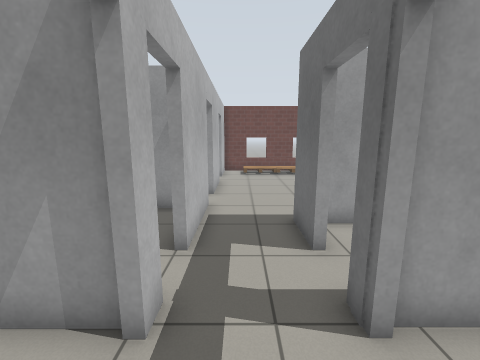
[1] (above)

24 first-person views from a walk through a Gazebo world. The camera is 1.3 m above the floor, tilts 10° down and sees 90° across. The floor is counted in squares, 0.5 m on a side. Each view is taken from the middle of a square. On the plan, view 1 faces up. The plan holds only what a view shows up to about 17 squares ahead; the rest is blank. Robots are left out. Gazebo's built-in surfaces are drawn with simple patterns. Simple shapes stand in for some stock models.

[2]
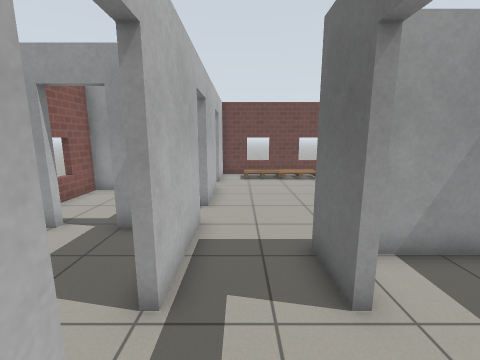

[3]
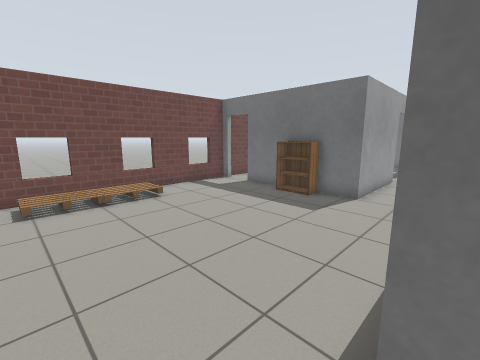

[4]
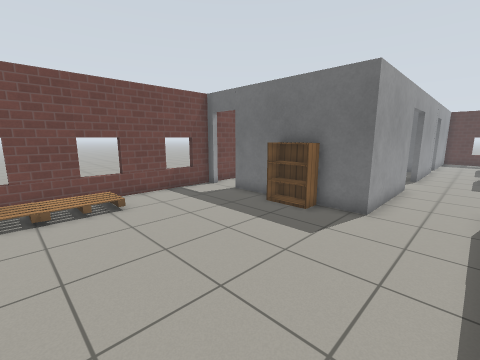

[5]
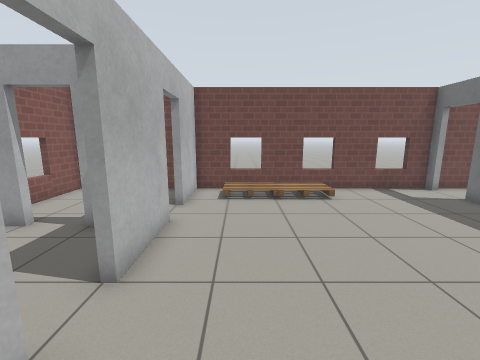

[6]
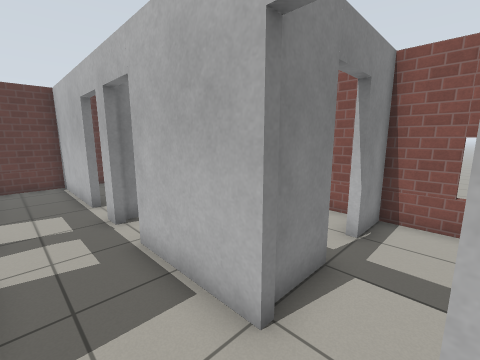

[7]
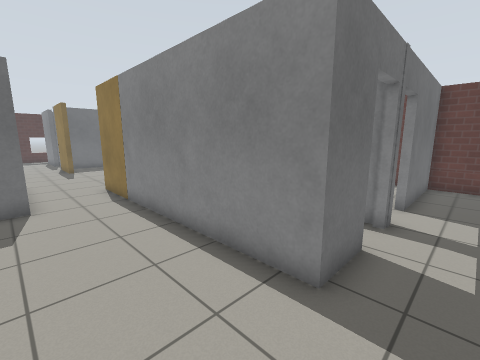

[8]
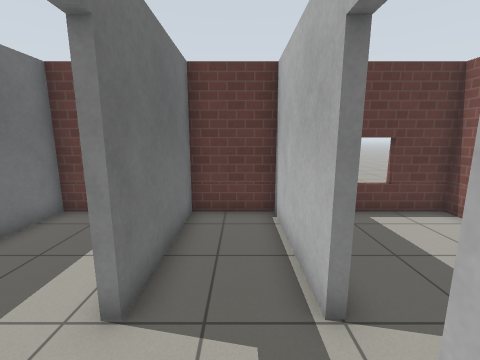

[9]
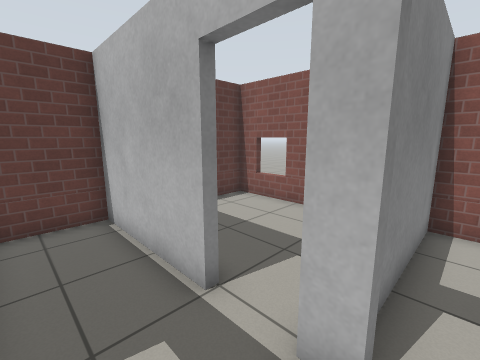

[10]
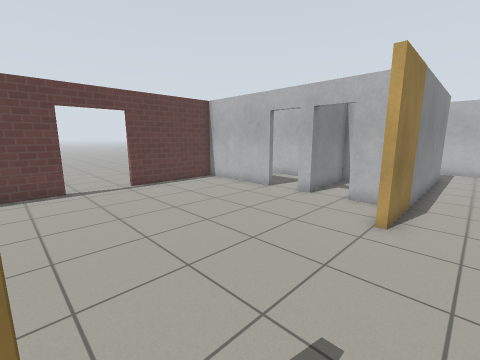

[11]
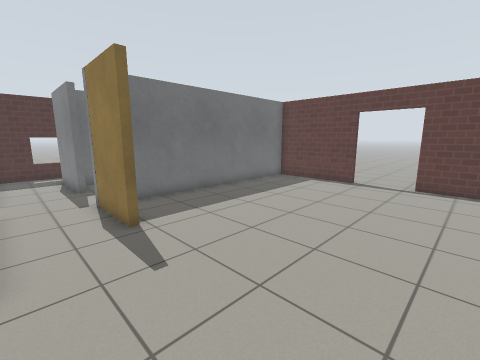

[12]
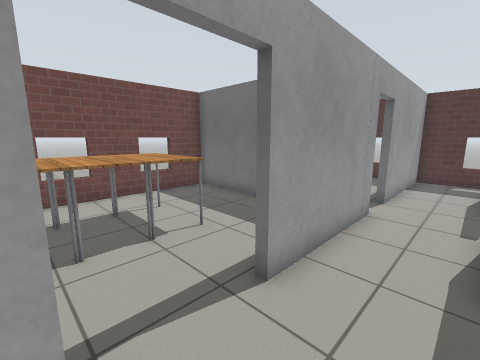

[13]
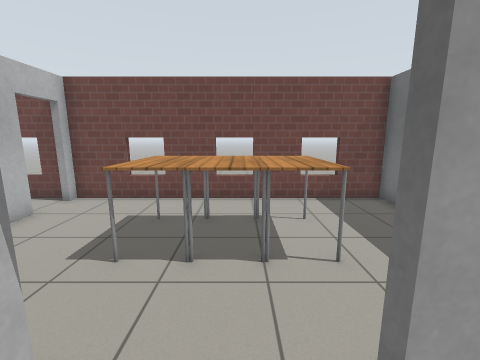

[14]
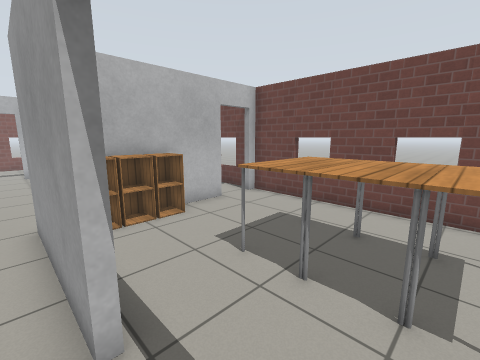

[15]
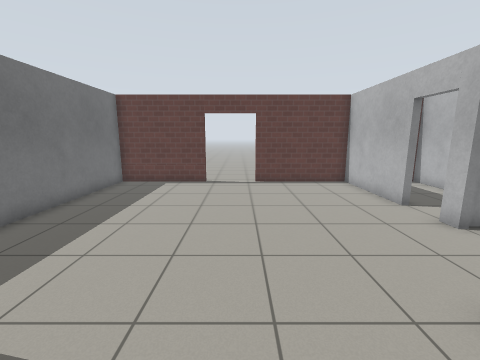

[16]
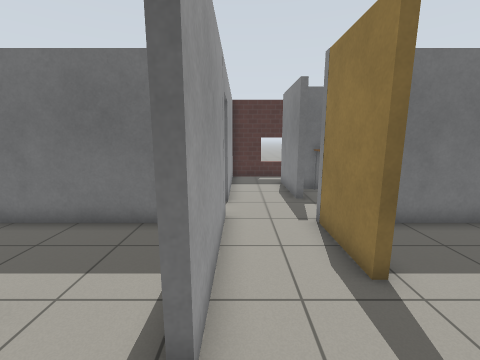

[17]
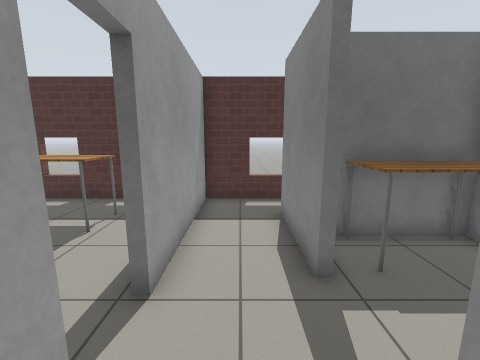

[18]
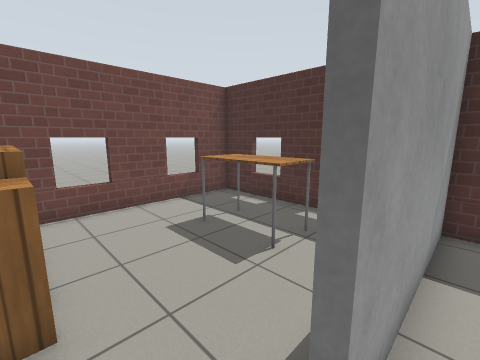

[19]
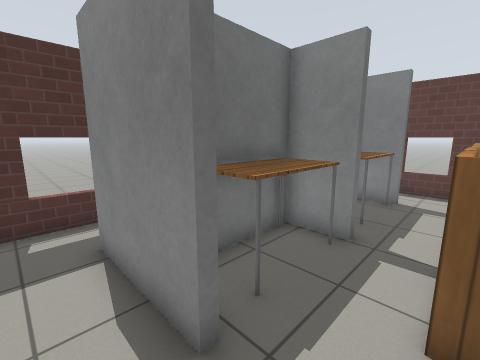

[20]
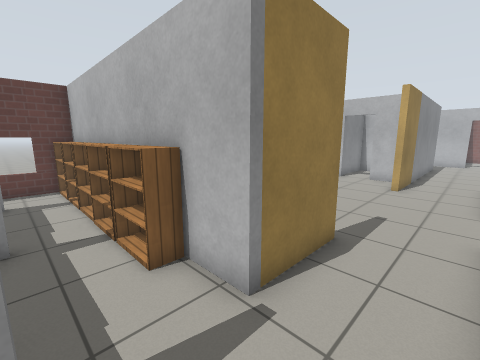

[21]
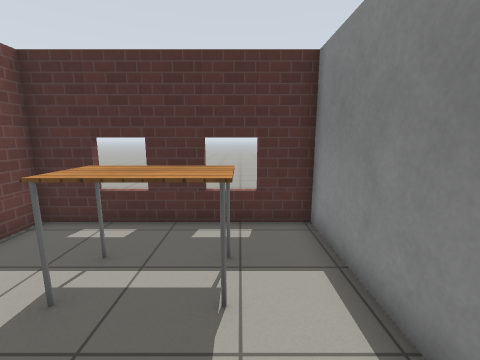

[22]
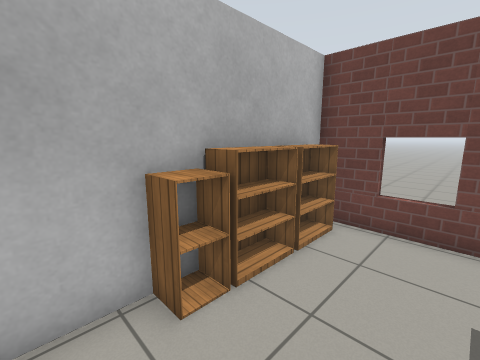

[23]
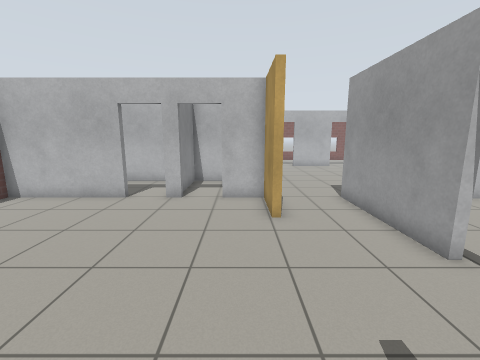

[24]
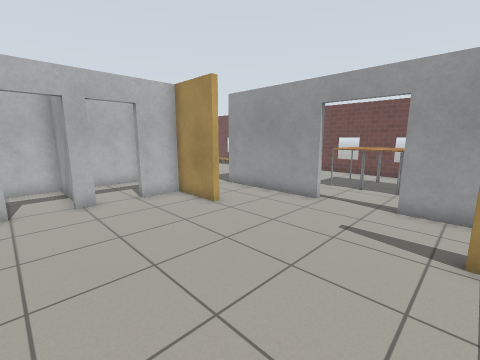

### Floor plan
Points are (right, up) in squares from view 1. A wall is a line through its corners. A room is listed if a view was taken in it or the views show most of it. See-through windows are left out.
Room 1 (views 1, 2, 3, 4, 5, 6, 7, 8, 9, 11)
walls: (-1.2, 9.2) (-1.2, 5.3); (10.6, 14.4) (10.6, 17); (1.7, 5.3) (1.7, 7.3) (13.5, 7.3); (-1.2, 14.4) (-1.2, 11); (1.7, 2.7) (1.7, 3.5); (14.5, 10.5) (10.6, 10.5) (10.6, 11.5); (-1.2, 3.4) (-1.2, 2.7); (10.6, 19.2) (-1.2, 19.2) (-1.2, 16.1); (-1.2, 0.9) (-1.2, -4.2) (1.7, -4.2) (1.7, 0.9)
ways out: opening at (13.7, 9) to room 2; open door at (11, 17.5) to room 4; open door at (-1, 1.5) to room 5; open door at (-1, 10.5) to room 6; open door at (-1, 4.5) to room 7; open door at (2, 1.5) to room 9; open door at (2, 4.5) to room 11; open door at (-1, 15.5)
objects: pallet (1, 17) to (2, 18); pallet (3, 17) to (5, 18); bookshelf (10, 13) to (10, 14)
Room 2 (views 10, 12, 13, 14, 15, 16, 17, 18, 19, 20, 23, 24)
walls: (21.1, 7.1) (21.1, 7.6) (24.4, 7.6); (13.5, 7) (10.7, 7) (10.7, 5.1); (16.2, 10.5) (14.5, 10.5); (19.2, -4.2) (24, -4.2) (24, 6.1); (10.7, 3.5) (10.7, 2.7); (27, 7.6) (31.1, 7.6); (24.9, 10.5) (19.2, 10.5); (10.7, 1) (10.7, -4.2) (16.1, -4.2); (33.2, 8.5) (33.2, 10.5) (26.6, 10.5)
ways out: opening at (13.7, 9) to room 1; open door at (25.5, 11) to room 3; open door at (18, 11) to room 4; open door at (10.7, 1.7) to room 8; open door at (10.7, 4.3) to room 10; opening at (25.5, 7.5); opening at (32, 8); open door at (17.5, -4)
Room 3 (views 21, 22)
walls: (27.9, 10.8) (33.2, 10.8) (33.2, 19.2) (24.4, 19.2) (24.4, 11.6)
ways out: open door at (25.5, 11) to room 2
objects: cabinet (25, 14) to (25, 15); bookshelf (25, 16); bookshelf (25, 17) to (25, 18); table (30, 13) to (31, 16)
Room 4 (no view inside)
walls: (10.9, 17) (10.9, 14.4); (24, 12.5) (24, 19.2) (10.9, 19.2)
ways out: open door at (11, 17.5) to room 1; open door at (18, 11) to room 2
objects: cabinet (11, 12) to (12, 12); cabinet (11, 13) to (12, 13); cabinet (11, 14) to (12, 14); table (16, 14) to (17, 16); table (18, 14) to (18, 16); table (19, 14) to (20, 16)
Room 5 (no view inside)
walls: (-7.3, -0.6) (-7.3, -4.2) (-2.8, -4.2); (-1.6, 2.9) (-3.4, 2.9)
ways out: open door at (-1, 1.5) to room 1
Room 6 (no view inside)
walls: (-5.3, 13.8) (-7.3, 13.8) (-7.3, 9) (-5.4, 9); (-2, 13.8) (-3.6, 13.8); (-3.6, 9) (-1.8, 9)
ways out: open door at (-1, 10.5) to room 1; open door at (-4.5, 9) to room 7; open door at (-4.5, 14)
Room 7 (no view inside)
walls: (-5.3, 8.7) (-5.8, 8.7); (-2.5, 8.7) (-3.6, 8.7); (-7.3, 4.2) (-7.3, 3.2) (-1.5, 3.2); (-7.3, 8) (-7.3, 7.2)
ways out: open door at (-1, 4.5) to room 1; open door at (-4.5, 9) to room 6
Room 8 (no view inside)
walls: (9.4, 2.9) (6.6, 2.9) (6.6, -4.2)
ways out: open door at (10.7, 1.7) to room 2
Room 9 (no view inside)
walls: (3.4, 2.9) (2.1, 2.9); (6.3, -4.2) (6.3, -1.9)
ways out: open door at (2, 1.5) to room 1
Room 10 (no view inside)
walls: (6.6, 6.9) (6.6, 3.2) (10.2, 3.2)
ways out: open door at (10.7, 4.3) to room 2
Room 11 (no view inside)
walls: (5.5, 7) (2.6, 7)
ways out: open door at (2, 4.5) to room 1

Where each view was taken, in squares from view 1:
view 1: 0 up, 0 right, facing up
view 2: 2 up, 0 right, facing up
view 3: 7 up, 0 right, facing up-right
view 4: 8 up, 2 right, facing up-right
view 5: 7 up, 1 right, facing up
view 6: 11 up, 1 right, facing down-left
view 7: 11 up, 0 right, facing down-right
view 8: 4 up, 0 right, facing down
view 9: 4 up, 1 right, facing down-left
view 10: 9 up, 21 right, facing down-left
view 11: 10 up, 14 right, facing down-right
view 12: 8 up, 16 right, facing up-right
view 13: 9 up, 18 right, facing up
view 14: 10 up, 19 right, facing up-left
view 15: 10 up, 17 right, facing down
view 16: 10 up, 17 right, facing right
view 17: 9 up, 23 right, facing right
view 18: 10 up, 25 right, facing up-right
view 19: 9 up, 25 right, facing down-right
view 20: 10 up, 27 right, facing down-left
view 21: 13 up, 26 right, facing right
view 22: 12 up, 28 right, facing up-left
view 23: 6 up, 21 right, facing left
view 24: 1 up, 21 right, facing up-left
